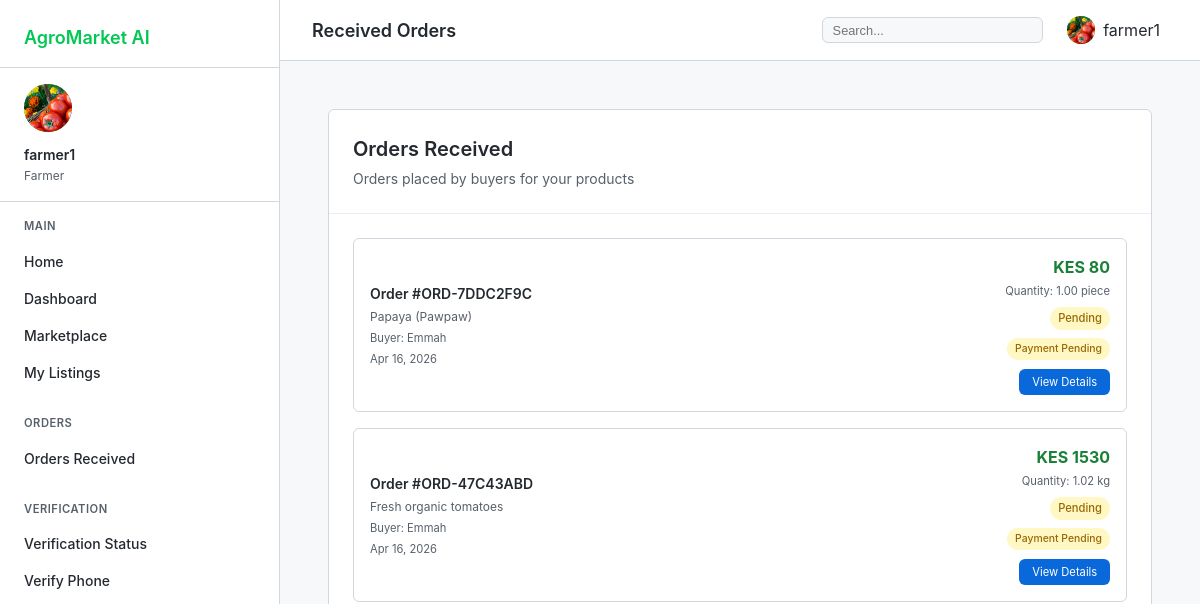
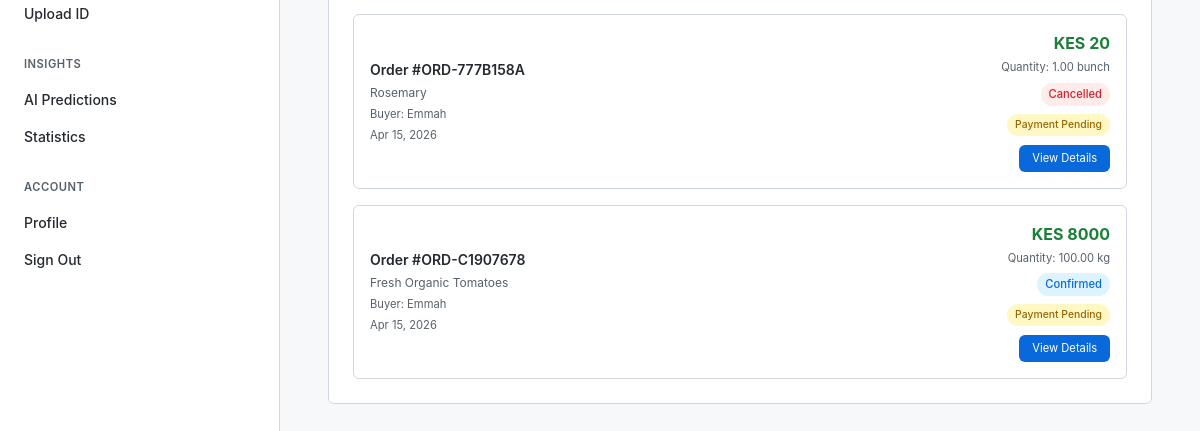
Page /accounts/received-orders/ (signed in) on the earlier database version (2 pictures, top to bottom).
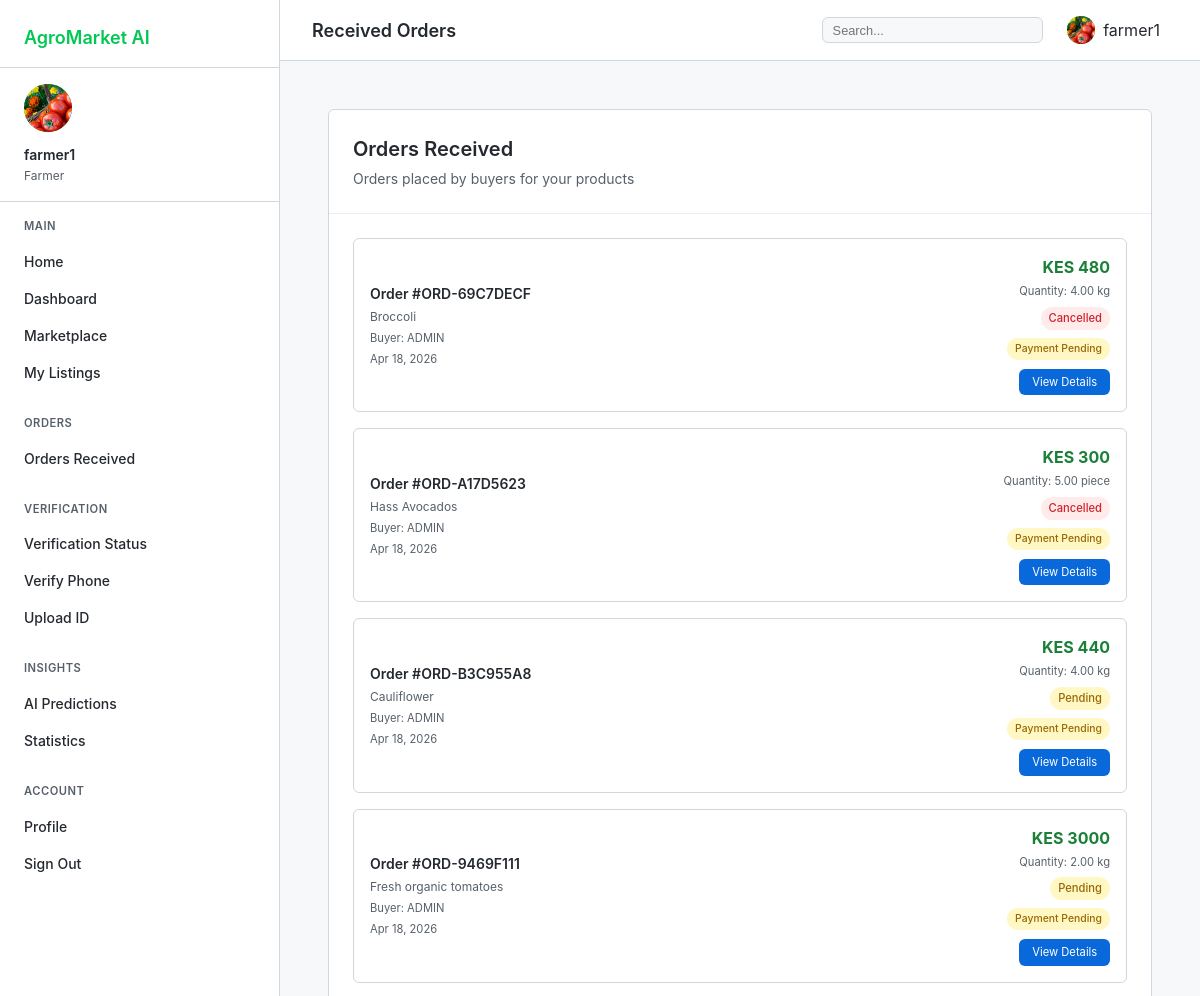
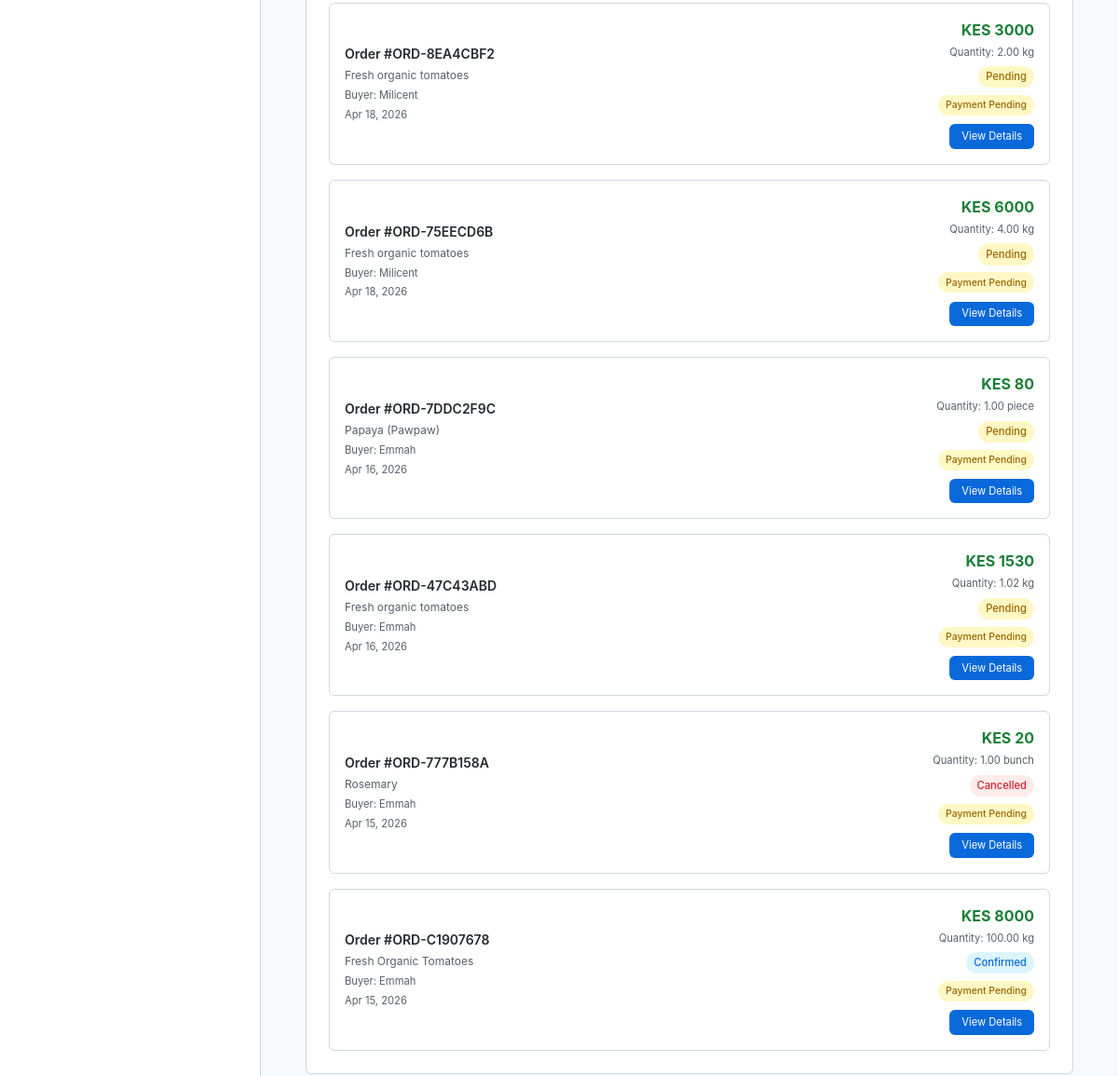
Same page on the later database version (2 pictures, top to bottom).
### marketplace/models.py (models this page shows, shortened)
class Order(models.Model):
    STATUS_CHOICES = [
        ('pending', 'Pending'),
        ('confirmed', 'Confirmed'),
        ('processing', 'Processing'),
        ('shipped', 'Shipped'),
        ('delivered', 'Delivered'),
        ('cancelled', 'Cancelled'),
    ]
    PAYMENT_STATUS_CHOICES = [
        ('pending', 'Pending Payment'),
        ('paid', 'Paid'),
        ('failed', 'Payment Failed'),
        ('refunded', 'Refunded'),
    ]
    order_number = models.CharField(max_length=20, unique=True, blank=True)
    buyer = models.ForeignKey(User, on_delete=models.CASCADE, related_name='orders')
    produce = models.ForeignKey(Produce, on_delete=models.CASCADE, related_name='orders')
    quantity = models.DecimalField(max_digits=10, decimal_places=2)
    total_price = models.DecimalField(max_digits=12, decimal_places=2)
    status = models.CharField(max_length=20, choices=STATUS_CHOICES, default='pending')
    order_date = models.DateTimeField(auto_now_add=True)
    delivery_address = models.TextField()
    notes = models.TextField(blank=True)
    payment_status = models.CharField(max_length=20, choices=PAYMENT_STATUS_CHOICES, default='pending')
    payment_method = models.CharField(max_length=50, blank=True, null=True)
    payment_reference = models.CharField(max_length=100, blank=True, null=True)
    mpesa_receipt = models.CharField(max_length=50, blank=True, null=True)
    estimated_delivery_date = models.DateField(null=True, blank=True)
    actual_delivery_date = models.DateField(null=True, blank=True)
    tracking_number = models.CharField(max_length=50, blank=True, null=True)
    courier_name = models.CharField(max_length=100, blank=True, null=True)

class Produce(models.Model):
    UNIT_CHOICES = [
        ('kg', 'Kilogram'),
        ('g', 'Gram'),
        ('piece', 'Piece'),
        ('bunch', 'Bunch'),
        ('sack', 'Sack'),
        ('tray', 'Tray'),
        ('litre', 'Litre'),
    ]
    STATUS_CHOICES = [
        ('available', 'Available'),
        ('sold_out', 'Sold Out'),
        ('low_stock', 'Low Stock'),
        ('discontinued', 'Discontinued'),
    ]
    farmer = models.ForeignKey(User, on_delete=models.CASCADE, related_name='produce_list')
    category = models.ForeignKey(Category, on_delete=models.SET_NULL, null=True)
    name = models.CharField(max_length=100)
    description = models.TextField()
    quantity = models.DecimalField(max_digits=10, decimal_places=2)
    unit = models.CharField(max_length=10, choices=UNIT_CHOICES, default='kg')
    price = models.DecimalField(max_digits=10, decimal_places=2)
    location = models.CharField(max_length=200)
    image = models.ImageField(upload_to='produce/', null=True, blank=True)
    video_url = models.URLField(max_length=500, blank=True, null=True)
    status = models.CharField(max_length=20, choices=STATUS_CHOICES, default='available')
    is_deleted = models.BooleanField(default=False)
    created_at = models.DateTimeField(auto_now_add=True)
    updated_at = models.DateTimeField(auto_now=True)

### accounts/views.py (the view)
# urls.py: path('received-orders/', views.received_orders, name='received_orders'),
@login_required
def received_orders(request):
    if request.user.profile.role != 'farmer':
        messages.error(request, 'Only farmers can access received orders.')
        return redirect('dashboard')
    orders = Order.objects.filter(produce__farmer=request.user).order_by('-order_date')
    return render(request, 'accounts/received_orders.html', {'orders': orders})

### templates/accounts/received_orders.html (shortened to what this page needs)
{% extends 'dashboard_base.html' %}
{% block page_title %}Received Orders{% endblock %}
{% block dashboard_content %}
<div class="orders-container">
    <div class="orders-card">
        <div class="orders-header">
            <h2>Orders Received</h2>
            <p class="header-description">Orders placed by buyers for your products</p>
        </div>
        <div class="orders-body">
            {% if orders %}
                <div class="orders-list">
                    {% for order in orders %}
                    <div class="order-item">
                        <div class="order-info">
                            <div class="order-number">Order #{{ order.order_number }}</div>
                            <div class="order-product">{{ order.produce.name }}</div>
                            <div class="order-buyer">Buyer: {{ order.buyer.get_full_name|default:order.buyer.username }}</div>
                            <div class="order-date">{{ order.order_date|date:"M d, Y" }}</div>
                        </div>
                        <div class="order-details">
                            <div class="order-amount">KES {{ order.total_price|floatformat:0 }}</div>
                            <div class="order-quantity">Quantity: {{ order.quantity }} {{ order.produce.unit }}</div>
                            <div class="order-status">
                                {% if order.status == 'pending' %}
                                    <span class="status-badge status-pending">Pending</span>
                                {% elif order.status == 'confirmed' %}
                                    <span class="status-badge status-confirmed">Confirmed</span>
                                {% elif order.status == 'processing' %}
                                    <span class="status-badge status-processing">Processing</span>
                                {% elif order.status == 'shipped' %}
                                    <span class="status-badge status-shipped">Shipped</span>
                                {% elif order.status == 'delivered' %}
                                    <span class="status-badge status-delivered">Delivered</span>
                                {% elif order.status == 'cancelled' %}
                                    <span class="status-badge status-cancelled">Cancelled</span>
                                {% else %}
                                    <span class="status-badge">{{ order.status|title }}</span>
                                {% endif %}
                            </div>
                            <div class="payment-status">
                                {% if order.payment_status == 'paid' %}
                                    <span class="payment-badge paid">Paid</span>
                                {% else %}
                                    <span class="payment-badge pending">Payment Pending</span>
                                {% endif %}
                            </div>
                            <div>
                                <a href="/marketplace/order/{{ order.id }}/" class="btn-view">View Details</a>
                            </div>
                        </div>
                    </div>
                    {% endfor %}
                </div>
            {% else %}
                <div class="empty-state">
                    <div class="empty-title">No orders received yet</div>
                    <div class="empty-message">When customers place orders, they will appear here.</div>
                </div>
            {% endif %}
        </div>
    </div>
</div>
{% endblock %}

Differences in the rows shown:
added Order: order_number "ORD-69C7DECF", produce.name "Broccoli", buyer.get_full_name "ADMIN", order_date "Apr 18, 2026", total_price "480", quantity "4.00", produce.unit "kg", status "Cancelled", payment_status "Payment Pending"
added Order: order_number "ORD-A17D5623", produce.name "Hass Avocados", buyer.get_full_name "ADMIN", order_date "Apr 18, 2026", total_price "300", quantity "5.00", produce.unit "piece", status "Cancelled", payment_status "Payment Pending"
added Order: order_number "ORD-B3C955A8", produce.name "Cauliflower", buyer.get_full_name "ADMIN", order_date "Apr 18, 2026", total_price "440", quantity "4.00", produce.unit "kg", status "Pending", payment_status "Payment Pending"
added Order: order_number "ORD-9469F111", produce.name "Fresh organic tomatoes", buyer.get_full_name "ADMIN", order_date "Apr 18, 2026", total_price "3000", quantity "2.00", produce.unit "kg", status "Pending", payment_status "Payment Pending"
added Order: order_number "ORD-8EA4CBF2", produce.name "Fresh organic tomatoes", buyer.get_full_name "Milicent", order_date "Apr 18, 2026", total_price "3000", quantity "2.00", produce.unit "kg", status "Pending", payment_status "Payment Pending"
added Order: order_number "ORD-75EECD6B", produce.name "Fresh organic tomatoes", buyer.get_full_name "Milicent", order_date "Apr 18, 2026", total_price "6000", quantity "4.00", produce.unit "kg", status "Pending", payment_status "Payment Pending"
